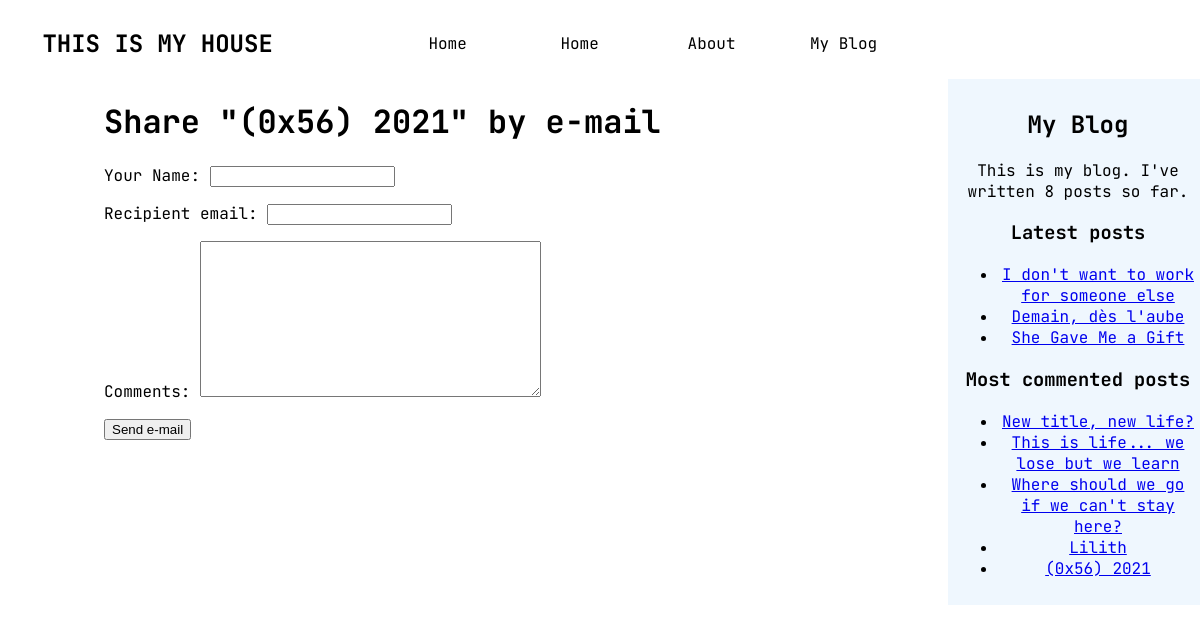
Page /blog/6/share/ on the committed database.
### blog/models.py (models this page shows, shortened)
class Post(models.Model):
    STATUS_CHOICES = (
    ('draft', 'Draft'),
    ('published', 'Published'),
    )
    title = models.CharField(max_length=250)
    slug = models.SlugField(max_length=250,
        unique_for_date='publish')
    author = models.ForeignKey(User,
        on_delete=models.CASCADE,
        related_name='blog_posts')
    body = models.TextField()
    publish = models.DateTimeField(default=timezone.now)
    created = models.DateTimeField(auto_now_add=True)
    updated = models.DateTimeField(auto_now=True)
    status = models.CharField(max_length=10,
        choices=STATUS_CHOICES,
        default='draft')
    class Meta:
        ordering = ('-publish',)
    objects = models.Manager()
    published = PublishedManager()
    def get_absolute_url(self):
        return reverse('blog:post_detail',
                        args=[self.publish.year,
                                self.publish.month,
                                self.publish.day, self.slug])
    tags = TaggableManager()

### blog/views.py (the view)
def post_share(request, post_id):
    post = get_object_or_404(Post, id=post_id, status='published')
    sent = False
    if request.method == 'POST':
        form = EmailPostForm(request.POST)
        if form.is_valid():
            cd = form.cleaned_data
        post_url = request.build_absolute_uri(
            post.get_absolute_url())
        subject = f"{cd['name']} recommends you read " \
                f"{post.title}"
        message = f"Read {post.title} at {post_url}\n\n" \
                f"{cd['name']}\'s comments: {cd['comments']}"
        send_mail(subject, message, settings.DEFAULT_FROM_EMAIL,
                [cd['recipient']]),
        sent = True
    else:
        form = EmailPostForm()
    return render(request, 'blog/post/share.html', {'post': post,
                                                    'form': form, 'sent': sent})

### blog/forms.py
class EmailPostForm(forms.Form):
    name = forms.CharField(label='Your Name', max_length=25)
    recipient = forms.EmailField(label = 'Recipient email')
    comments = forms.CharField(required=False, widget=forms.Textarea)

### blog/models.py (called while the page is built)
    def get_queryset(self):
        return super(PublishedManager,
            self).get_queryset()\
                .filter(status='published')

### blog/templatetags/blog_tags.py (called while the page is built)
@register.simple_tag
def total_posts():
    return Post.published.count()

@register.inclusion_tag('blog/post/latest_posts.html')
def show_latest_posts(count=5):
    latest_posts = Post.published.order_by('-publish')[:count]
    return {'latest_posts': latest_posts}

@register.simple_tag
def get_most_commented_posts(count=5):
    return Post.published.annotate(
                total_comments = Count('comments')
           ).order_by('-total_comments')[:count]

### blog/templates/blog/post/share.html (shortened to what this page needs)
{% extends "blog/base.html" %}
{% block content %}
    {% if sent %}
        <h1>E-mail successfully sent</h1>
        <p>
            "{{ post.title }}" was successfully sent to {{ form.cleaned_data.recipient }}
        </p>
    {% else %}
        <h1>Share "{{ post.title }}" by e-mail</h1>
        <form method="post">
            {{ form.as_p }}
            <input type="submit" value="Send e-mail">
        </form>
    {% endif %}
{% endblock %}

### blog/templates/blog/base.html (shortened to what this page needs)
{% load static %}
{% load blog_tags %}
<!DOCTYPE html>
<html style="font-family:'JetBrains Mono', monospace">
<head>
    <link href="{% static 'blog/css/Home.css' %}" rel="stylesheet">
</head>
<body>
    <header >
        <nav class="navMenu">
            <div class="secondary-navigation"><h1> THIS IS MY HOUSE </h1></div>
            <ul id="primary-navigation" class="primary-navigation">
                <li class="active">
                    <a href="#">
                         Home
                    </a>
                </li>
                <li class="active">
                    <a href="#">
                         Home
                    </a>
                </li>
                <li class="active">
                    <a href="#">
                         About
                    </a>
                </li>
                <li class="active">
                    <a href="#">
                         My Blog
                    </a>
                </li>
            </ul>
        </nav>
    </header>
    <div class="container">
    {% block content %}
    {% endblock %}
    </div>
    <div id="sidebar">
        <h2 class="side-text">My Blog</h2>
        <p class="side-text">This is my blog. I've written {%total_posts%} posts so far.</p>
        <h3>Latest posts</h3>
        {% show_latest_posts 3 %}
        <h3>Most commented posts</h3>
        {% get_most_commented_posts as most_commented_posts %}
        <ul>
        {% for post in most_commented_posts %}
        <li>
        <a href="{{ post.get_absolute_url }}">{{ post.title }}</a>
        </li>
        {% endfor %}
        </ul>
    </div>
</body>
</html>

### blog/templates/blog/post/latest_posts.html
<ul>
    {% for post in latest_posts %}
    <li>
    <a href="{{ post.get_absolute_url }}">{{ post.title }}</a>
    </li>
    {% endfor %}
    </ul>

### blog/static/blog/css/Home.css (style rules this page uses)
body { width: 100%; }
header { width: 78%; }
.navMenu { align-content: center; display: flex ; width: auto; overflow: auto; }
.primary-navigation { list-style: none; display: flex; width: auto; justify-content: flex-end; align-content: flex-end; margin: auto; list-style: none; align-items:flex-start }
.secondary-navigation { font-weight: 100; width: auto; margin: auto; display: flex; align-content: flex-start; }
.active { display: flex; float: left; }
nav a { width: 100px; display: block; padding: 1rem; text-decoration: none; color: black; text-align: center; }
#sidebar { float:right; text-align: center; width:20%; padding:10px; background: rgba(195, 223, 252, 0.267); height:100%; }
.container { float: left; margin-left: 6rem; width: 60%; }

### rows in the picture
Post: title "(0x56) 2021"
Post: title "I don't want to work for someone else"
Post: title "Demain, dès l'aube"
Post: title "She Gave Me a Gift"
Post: title "New title, new life?"
Post: title "This is life... we lose but we learn"
Post: title "Where should we go if we can't stay here?"
Post: title "Lilith"
